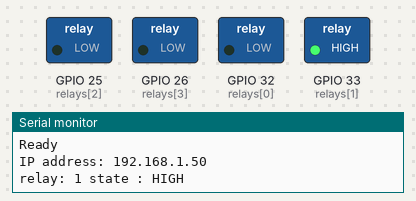
The sketch below on a simulated ESP8266 (NodeMCU). Shown: switched loads named in the sketch (green lamp = pin HIGH), the last lines printed to the serial monitor. WiFi joins after 1.5 s; servers stay silent unless stated.

Above: at 2.0 s.
At 3.0 s:
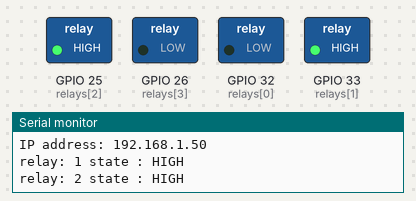
At 4.5 s:
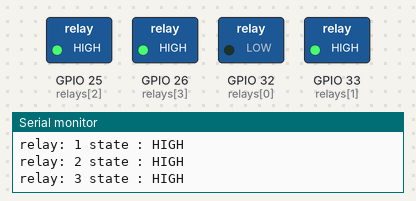
At 6.0 s:
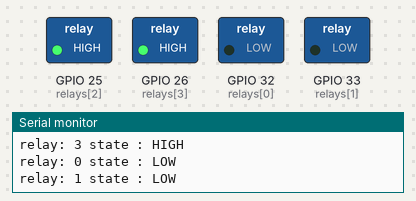
At 8.0 s:
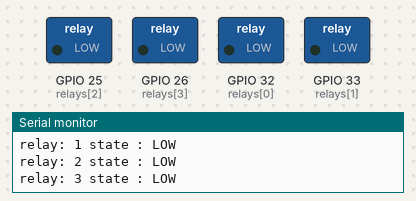
At 11.0 s:
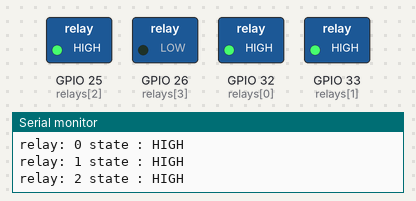
Timing chart, 0 to 11.9 s (numbered marks = the images above):
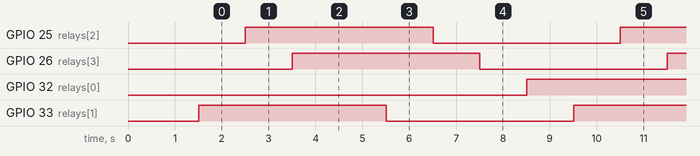

The sketch:

ESP32nRelayBoard.ino
```cpp
// (licence header left out)
#include <Arduino.h>

/** Debuging *****************************************************************/
#define DEBUG
#ifdef DEBUG
#define DEBUG_PRINTLN(x) Serial.println(x)
#define DEBUG_PRINT(x) Serial.print(x)
#else
#define DEBUG_PRINTLN(x)
#define DEBUG_PRINT(x)
#endif


/** Wifi *****************************************************************/

#ifdef ESP8266
#include <ESP8266WiFi.h>
#include <ESP8266mDNS.h>
#elif defined ESP32
#include <WiFi.h>
#include <ESPmDNS.h>
#else
#error Unknown controller
#endif

#ifndef SSID
#define SSID "NODES"
#define SSID_PASSWD "HappyNodes1234"
#endif

/** OTA *****************************************************************/
#include <WiFiUdp.h>
#include <ArduinoOTA.h>

void setupOTA() {

  // Port defaults to 8266 / 3232
#ifdef ESP8266
  //ArduinoOTA.setPort(8266);
#elif defined ESP32
  //ArduinoOTA.setPort(3232);
#endif
  // Hostname defaults to esp8266-[ChipID]
  ArduinoOTA.setHostname("NewOTAClient");

  // No authentication by default
  // ArduinoOTA.setPassword("admin");

  // Password can be set with it's md5 value as well
  // MD5(admin) = 21232f297a57a5a743894a0e4a801fc3
  // ArduinoOTA.setPasswordHash("ef84180df45cf2f22993e3a03dc71a27");

  ArduinoOTA.onStart([]() {
    String type;
    if (ArduinoOTA.getCommand() == U_FLASH) {
      type = "sketch";
    } else {  // U_FS
      type = "filesystem";
    }

    // NOTE: if updating FS this would be the place to unmount FS using FS.end()
    Serial.println("Start updating " + type);
  });
  ArduinoOTA.onEnd([]() {
    Serial.println("\nEnd");
  });
  ArduinoOTA.onProgress([](unsigned int progress, unsigned int total) {
    Serial.printf("Progress: %u%%\r", (progress / (total / 100)));
  });
  ArduinoOTA.onError([](ota_error_t error) {
    Serial.printf("Error[%u]: ", error);
    if (error == OTA_AUTH_ERROR) {
      Serial.println("Auth Failed");
    } else if (error == OTA_BEGIN_ERROR) {
      Serial.println("Begin Failed");
    } else if (error == OTA_CONNECT_ERROR) {
      Serial.println("Connect Failed");
    } else if (error == OTA_RECEIVE_ERROR) {
      Serial.println("Receive Failed");
    } else if (error == OTA_END_ERROR) {
      Serial.println("End Failed");
    }
  });
  ArduinoOTA.begin();
  Serial.println("Ready");
  Serial.print("IP address: ");
  Serial.println(WiFi.localIP());
}


/** Relay *****************************************************************/
//#define ONE_RELAY
//#define TWO_RELAY
#define FOUR_RELAY
//#define EIGHT_RELAY


#ifdef ONE_RELAY

const uint8_t RELAY_COUNT = 1;
uint8_t relays[RELAY_COUNT] = { 16 };
const uint8_t LED = 23;

#elif defined TWO_RELAY
const uint8_t RELAY_COUNT = 2;
uint8_t relays[RELAY_COUNT] = { GPIO16 };
const uint8_t LED = 23;

#elif defined FOUR_RELAY
const uint8_t RELAY_COUNT = 4;
uint8_t relays[RELAY_COUNT] = { 32, 33, 25, 26 };
//uint8_t relays[RELAY_COUNT] = { GPIO32, GPIO33, GPIO25, GPIO26 };
const uint8_t LED = 23;

#elif defined EIGHT_RELAY
const uint8_t RELAY_COUNT = 8;
uint8_t relays[RELAY_COUNT] = {};
const uint8_t LED = GPIO23;

#endif


void setupRelays() {
  for (int i = 0; i < RELAY_COUNT; i++) {
    pinMode(relays[i], OUTPUT);
    digitalWrite(relays[i], LOW);
  }
}

long currMillis = 0;
long delayMS = 1000;
uint8_t counter = 0;
bool state = HIGH;

void testRelays() {

  long remaining = millis() - (currMillis + delayMS);

  if(remaining >= 0) {
    counter ++;
    currMillis = millis();
    if(counter == RELAY_COUNT){
      counter = 0;
      state = !state;
    }

    DEBUG_PRINT("relay: ");
    DEBUG_PRINT(counter);
    DEBUG_PRINT(" state : ");
    DEBUG_PRINTLN((state?"HIGH": "LOW"));
    digitalWrite(relays[counter], state);
  }

}

/** XXXXXXXX *****************************************************************/
/** XXXXXXXX *****************************************************************/


/** Main Programm ************************************************************/
void setup() {
  Serial.begin(115200);
  DEBUG_PRINTLN("Setup");

  // wifi
  WiFi.mode(WIFI_STA);
  WiFi.begin(SSID, SSID_PASSWD);
  while (WiFi.waitForConnectResult() != WL_CONNECTED) {
    Serial.println("Connection Failed! Rebooting...");
    delay(5000);
    ESP.restart();
  }

  // do the ota
  setupOTA();

  // relays
  setupRelays();
}


void loop() {
  //DEBUG_PRINTLN("Main Loop");

  // handle ota
  ArduinoOTA.handle();

  testRelays();
}


/** Rest of implementations **************************************************/
```

Measured:
- by itself, GPIO 25 (relays[2]), GPIO 26 (relays[3]), GPIO 32 (relays[0]), GPIO 33 (relays[1]): alternates HIGH for 4.0 s and LOW for 4.0 s
